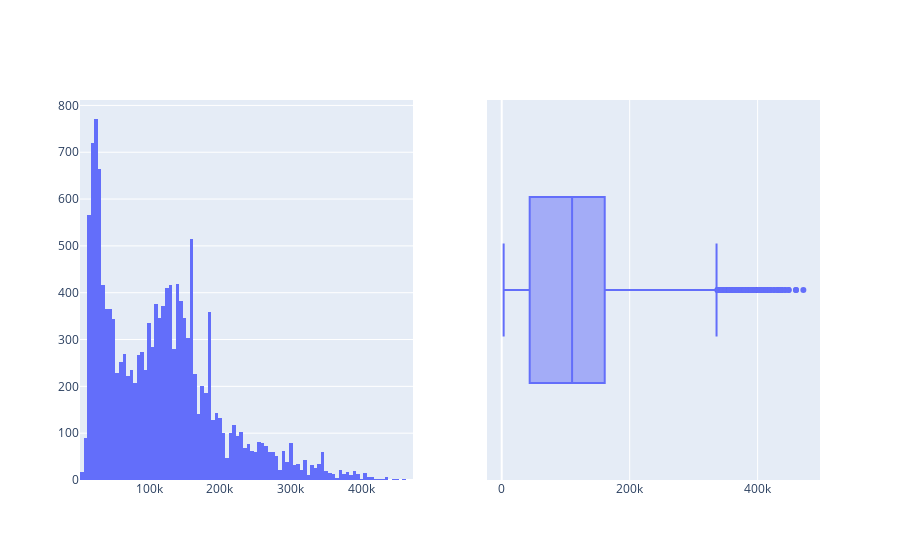

Source (notebook cell):
### Code cell
# Subplots
from plotly.subplots import make_subplots
fig = make_subplots(rows=1, cols=2)
fig.add_trace(px.histogram(df_EDA, x = 'price').data[0], row=1, col=1)
fig.add_trace(px.box(df_EDA, x = 'price').data[0], row=1, col=2)
fig.show()

### Figure 1 — Plotly figure (JSON) as saved in the notebook; plotly's stock layout.template omitted (floating-point values rounded to 4 significant figures; data arrays with more than 128 entries replaced by an {"elided": "..."} marker saying what was removed)
{"data": [{"alignmentgroup": "True", "bingroup": "x", "hovertemplate": "price=%{x}<br>count=%{y}<extra></extra>", "legendgroup": "", "marker": {"color": "#636efa", "pattern": {"shape": ""}}, "name": "", "offsetgroup": "", "orientation": "v", "showlegend": false, "type": "histogram", "x": {"elided": "14740 float values"}, "xaxis": "x", "yaxis": "y"}, {"alignmentgroup": "True", "hovertemplate": "price=%{x}<extra></extra>", "legendgroup": "", "marker": {"color": "#636efa"}, "name": "", "notched": false, "offsetgroup": "", "orientation": "h", "showlegend": false, "type": "box", "x": {"elided": "14740 float values"}, "x0": " ", "xaxis": "x2", "y0": " ", "yaxis": "y2"}], "layout": {"xaxis": {"anchor": "y", "domain": [0, 0.45]}, "xaxis2": {"anchor": "y2", "domain": [0.55, 1]}, "yaxis": {"anchor": "x", "domain": [0, 1]}, "yaxis2": {"anchor": "x2", "domain": [0, 1]}}}
